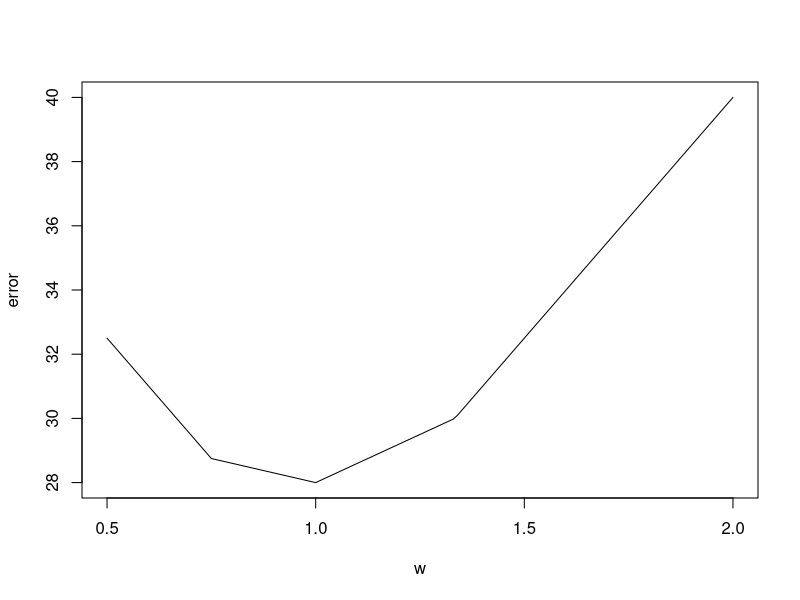
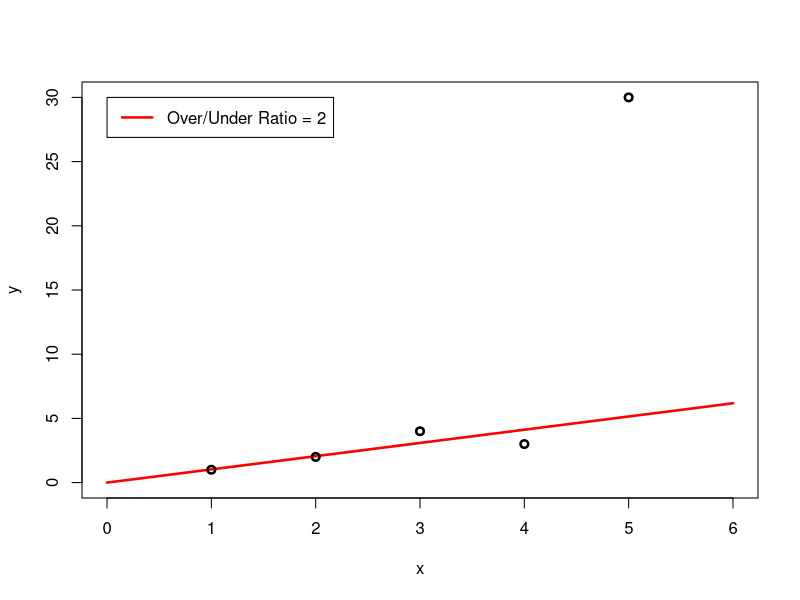

The R source for these figures, in order:
# Question 4a
w<-seq(0.5,2,by=0.01)
Num_w<-length(w)
x_vec<-c(1,2,3,4,5) # x values of the points
y_act<-c(1,2,4,3,30) # y values of the points
step<-0.01

EsitmationBiasRatio<-2
error<-numeric(Num_w)
for (i in 1:Num_w) {
     temp<-(pmax(y_act-x_vec*w[i],0))+EsitmationBiasRatio*(pmax(x_vec*w[i]-y_act,0))
     error[i]<-sum(temp)
}
png('./Q4_2.png')
plot(w,error,type='l')
dev.off()

whole_set<-1:5
grad_q4<-function(w_temp) {
     point_error_vect<-rep(0,5)
     over_set<-which(w_temp*x_vec-y_act>0) # get a index vector of overestimated points
     under_set<-setdiff(whole_set,over_set)# get a index vector of underestimated points
     point_error_vect[under_set]<--x_vec[under_set]
     point_error_vect[over_set]<-x_vec[over_set]*EsitmationBiasRatio    
     sum(point_error_vect) #sum up the absolute residual of each point
}

w_temp<-0.7
gradient_w4<-grad_q4(w_temp)
for (i in 1:100) {
#while (abs(step*gradient_w4)>0.1) {
     w_temp<-w_temp-step*gradient_w4
     gradient_w4<-grad_q4(w_temp)
     print (w_temp)
}
y_fit<-w_temp*c(0,x_vec,6)
png('./Q4_4a.png')
plot(c(0,x_vec,6),y_fit,xlab='x',ylab='y',type='l',lwd=2.5,col='red',xlim=c(0,6),ylim=c(0,30))
lines(x_vec,y_act,type='p',lwd=2.5)
legend(0,30,'Over/Under Ratio = 2',lty=c(1,1),lwd=2.5,col='red')
dev.off()